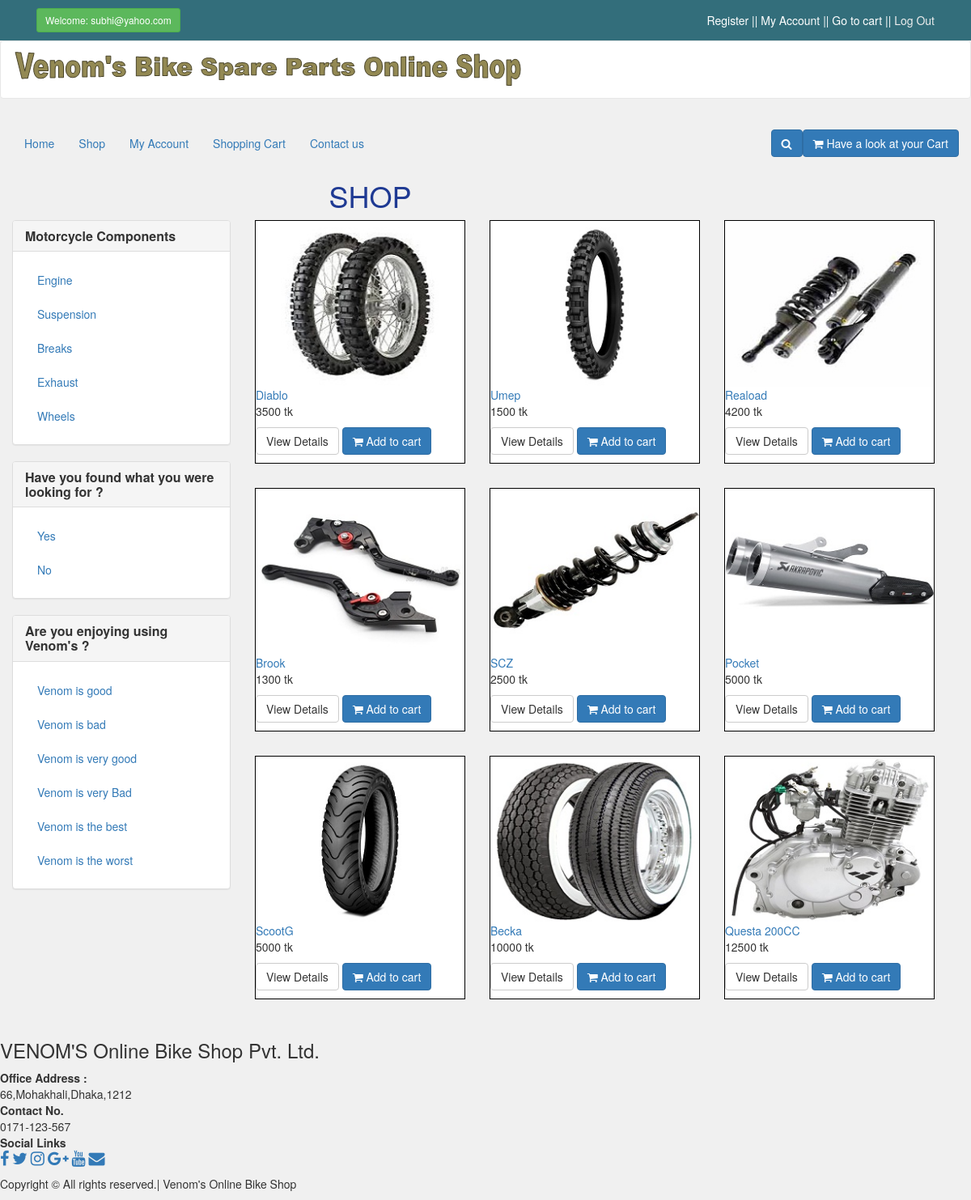
The app's page /view/shop.php (signed in) with its own data.
### tables this page shows
CREATE TABLE `product_categories` (
  `p_cat_id` int(10) NOT NULL,
  `p_cat_title` text NOT NULL
);

CREATE TABLE `products` (
  `product_id` int(20) NOT NULL,
  `p_cat_id` int(20) NOT NULL,
  `date` timestamp NOT NULL DEFAULT CURRENT_TIMESTAMP ON UPDATE CURRENT_TIMESTAMP,
  `product_title` text NOT NULL,
  `product_img` text NOT NULL,
  `product_price` varchar(255) NOT NULL,
  `product_desc` text NOT NULL
);

### view/shop.php (the view, shortened to what this page needs)
<?php
include("functions/functions.php");
?>
<!DOCTYPE html>
<html lang="en">
    <head>
        <link rel="stylesheet"href="styles/bootstrap-337.min.css">
        <link rel="stylesheet"href="font-awsome/css/font-awesome.min.css">
        <link rel="stylesheet"href="styles/style.css">
    </head>
     <body>
        <div id ="top">
            <div class="container">
                <div class="col-md-6 offer">
                    <a href="#" class="btn btn-success btn-sm">
                        <?php
                   if(!isset($_SESSION['customer_email'])){
                       echo "Welcome: Guest";
                   }else{
                       echo "Welcome: " . $_SESSION['customer_email'] . "";
                   }
                   ?>
                    </a>
                </div>
                <div class="col-md-6">
                <ul class="menu">
                <li>
                    <a href="customer_register.php"><font color="white">Register ||</font></a>
                    </li>
                    <li>
                        <a href="customer/my_account.php"><font color="white"> My Account ||</font></a>
                    </li>
                    <li>
                        <a href="cart.php"><font color="white"> Go to cart ||</font></a>
                    </li>
                    <li>
                        <a href="checkout.php"><font color="white">
                            <?php
                            if(!isset($_SESSION['customer_email'])){
                                echo "<a href='checkout.php'> Login </a>";
                            }else{
                                echo " <a href='logout.php'> Log Out </a>";
                            }
                            ?>
                            </font>
                        </a>
                    </li>
                    </ul>
                </div>
            </div>
        </div>
         <div id="navbar" class="navbar navbar-default">
             <a href="index.php"class="navbar-brand home">
             <img src="images/frhyuj.PNG" alt="Venom Logo" class="hidden-xs">
             </a>
         </div>
         <div class="navbar-collapse collapse" id="navigation">
             <div class="padding-nav">
                <ul class="nav navbar-nav left">
                <li>
                   <a href="index.php">Home</a>
                </li>
                <li class="active">
                    <a href="shop.php">Shop</a>
                </li>
                <li>
                    <a href="customer/my_account.php">My Account</a>
                </li>
                <li>
                    <a href="cart.php">Shopping Cart</a>
                </li>
                <li>
                    <a href="contact.php">Contact us</a>
                </li>
                </ul>
             <a href="cart.php" class="btn navbar-btn btn-primary right">
                 <i class="fa fa-shopping-cart"></i>
                 <span>Have a look at your Cart </span>
             </a>
             <div class="navbar-collaspe collaspe right">
                 <button class="btn btn-primary navbar-btn"type="button"data-toggle="collapse"data-target="#search">
                 <i class="fa fa-search"></i>
                 </button>
                 </div>
             </div>
         </div>
         <div id="hot">
            <div class="container">
         <div class="col-md-9">
             <?php
             if(!isset($_GET['p_cat'])){
             echo "
             <div class='box'>
             <h1>Shop</h1>
             </div>
                  ";
             }
             ?>
            </div>
         </div>
          <div class="col-md-3">
         <?php
             include("includes/sidebar.php")
         ?>
         </div>
         <div id="content" class="container">
         <div class="row">
             <?php
                 if(!isset($_GET['p_cat'])){
                     if(isset($_GET['page'])){
                         $page = $_GER['page'];
                     }else{
                         $get_products = "select * from products order by rand() LIMIT 0,9";
                         $run_products = mysqli_query($con,$get_products);
                         while($row_products=mysqli_fetch_array($run_products)){
                             $pro_id = $row_products['product_id'];
                             $pro_title =$row_products['product_title'];
                             $pro_price =$row_products['product_price'];
                             $pro_img =$row_products['product_img'];
                             echo "
                             <div class='col-md-4 col-sm-6 single'>
        <div class='product'>
        <a href='details.php?pro_id=$pro_id'>
        <img class='img-responsive' src='admin_area/product_images/$pro_img'>
        </a>
        <div class='text'>
        </h3>
        <a href='details.php?pro_id=$pro_id'>
        $pro_title
        </a>
        </h3>
        <p class='price'>
        $pro_price tk
        </p>
        <p class='button'>
        <a class='btn btn-default' href='details.php?pro_id=$pro_id'>
        View Details
        </a>
        <a class='btn btn-primary' href='details.php?pro_id=$pro_id'>
        <i class='fa fa-shopping-cart'></i> Add to cart
        </a>
        </p>
        </div>
            </div>
            </div>
                             ";
                         }
                         }
                     }
                 ?>
         </div>
    </div>
</div>
          <?php
         include("includes/footer.php");
             ?>
    </body>
</html>

### view/includes/sidebar.php (shortened to what this page needs)
<div class="panel panel-default sidebar-menu">
    <div class="panel-heading">
        <h3 class="panel-title"><b>Motorcycle Components</b></h3>
    </div>
    <div class="panel-body">
        <ul class="nav nav-pills nav-stacked category-menu">
        <?php getPCats(); ?>
        </ul>
    </div>
</div>
   <div class="panel panel-default sidebar-menu">
    <div class="panel-heading">
        <h5 class="panel-title"><b>Have you found what you were looking for ?</b></h5>
    </div>
    <div class="panel-body">
        <ul class="nav nav-pills nav-stacked category-menu">
        <li><a href="#">Yes</a></li>
        <li><a href="#">No</a></li>
        </ul>
    </div>
</div>
<div class="panel panel-default sidebar-menu">
    <div class="panel-heading">
        <h3 class="panel-title"><b>Are you enjoying using Venom's ?</b></h3>
    </div>
    <div class="panel-body">
        <ul class="nav nav-pills nav-stacked category-menu">
        <li><a href="#">Venom is good</a></li>
        <li><a href="#">Venom is bad</a></li>
        <li><a href="#">Venom is very good</a></li>
        <li><a href="#">Venom is very Bad</a></li>
        <li><a href="#">Venom is the best</a></li>
        <li><a href="#">Venom is the worst</a></li>
        </ul>
    </div>
</div>

### controller/functions/functions.php (shortened to what this page needs)
<?php
$db = mysqli_connect("localhost","root","","venom");
function getPCats(){
    global $db;
    $get_p_cats = "select * from product_categories";
    $run_p_cats = mysqli_query($db,$get_p_cats);
    while($row_p_cats=mysqli_fetch_array($run_p_cats)){
        $p_cat_id = $row_p_cats['p_cat_id'];
        $p_cat_title = $row_p_cats['p_cat_title'];
        echo "
        <li>
        <a href='shop.php?p_cat=$p_cat_id'> $p_cat_title </a>
        </li>
        ";
    }
}
?>

### view/includes/footer.php
<h3>VENOM'S Online Bike Shop Pvt. Ltd.</h3>
<div class="boxed">
<p>
    <strong>Office Address :</strong>
    <br>66,Mohakhali,Dhaka,1212<br/>
    <Strong>Contact No.</Strong>
    <br>0171-123-567<br/>
<strong>Social Links</strong>
    <br/>
    <a href="#" class="fa fa-facebook " style="font-size:20px;"></a>
    <a href="#" class="fa fa-twitter "style="font-size:20px;"></a>
    <a href ="#" class="fa fa-instagram "style="font-size:20px;"></a>
    <a href="#" class="fa fa-google-plus "style="font-size:20px;"></a>
    <a href="#" class="fa fa-youtube "style="font-size:20px;"></a>
    <a href="#" class="fa fa-envelope"style="font-size:20px;"></a>
</p>
    </div>
<p>
    <h7>Copyright © All rights reserved.| Venom's Online Bike Shop</h7>
</p>

### view/styles/style.css (style rules this page uses)
body { font-size: 14px; line-height: 1.42857143; color: #333333; background: #f0f0f0; overflow-x: hidden; }
#top { background:rgba(51, 110, 123, 1); padding: 10px 0; }
#top a { color: #ffffff; }
#top ul.menu { padding-top: 5px; margin: 0px; text-align: right; font-size: 14px; list-style: none; }
#top ul.menu > li { display: inline-block; }
#top ul.menu > li a { color: #eeeeee; }
#top ul.menu > li + li::before, #top ul.menu > li + li::after { content:"|\0a00"; position:absolute; width:100%; height:2px; background-color: crimson; left:0; transform:scaleX(0); }
.navbar { background: #ffffff; }
.navbar-collapse .right { float:right; }
.navbar-brand { float:left; padding: 10px 15px; font-size: 18px; line-height: 20px; height: 70px; }
.padding-nav { padding-top: 10px; }
#hot h1 { font-size: 36px; font-weight: 400; color: rgba(31, 58, 147, 1); text-align: center; text-transform: uppercase; }
#content { padding-left: 25px; }
.single { width: 290px; }
#content .product { background: #ffffff; border:solid 1px black; margin-bottom: 30px; box-sizing: border-box; }

### records on screen
product_categories: p_cat_title "Engine"
product_categories: p_cat_title "Suspension"
product_categories: p_cat_title "Breaks"
product_categories: p_cat_title "Exhaust"
product_categories: p_cat_title "Wheels"
products: product_img (picture), product_title "Diablo", product_price "3500"
products: product_img (picture), product_title "Umep", product_price "1500"
products: product_img (picture), product_title "Reaload", product_price "4200"
products: product_img (picture), product_title "Brook", product_price "1300"
products: product_img (picture), product_title "SCZ", product_price "2500"
products: product_img (picture), product_title "Pocket", product_price "5000"
products: product_img (picture), product_title "ScootG", product_price "5000"
products: product_img (picture), product_title "Becka", product_price "10000"
products: product_img (picture), product_title "Questa 200CC", product_price "12500"

### other values on screen
$_SESSION['customer_email'] "subhi@yahoo.com"
